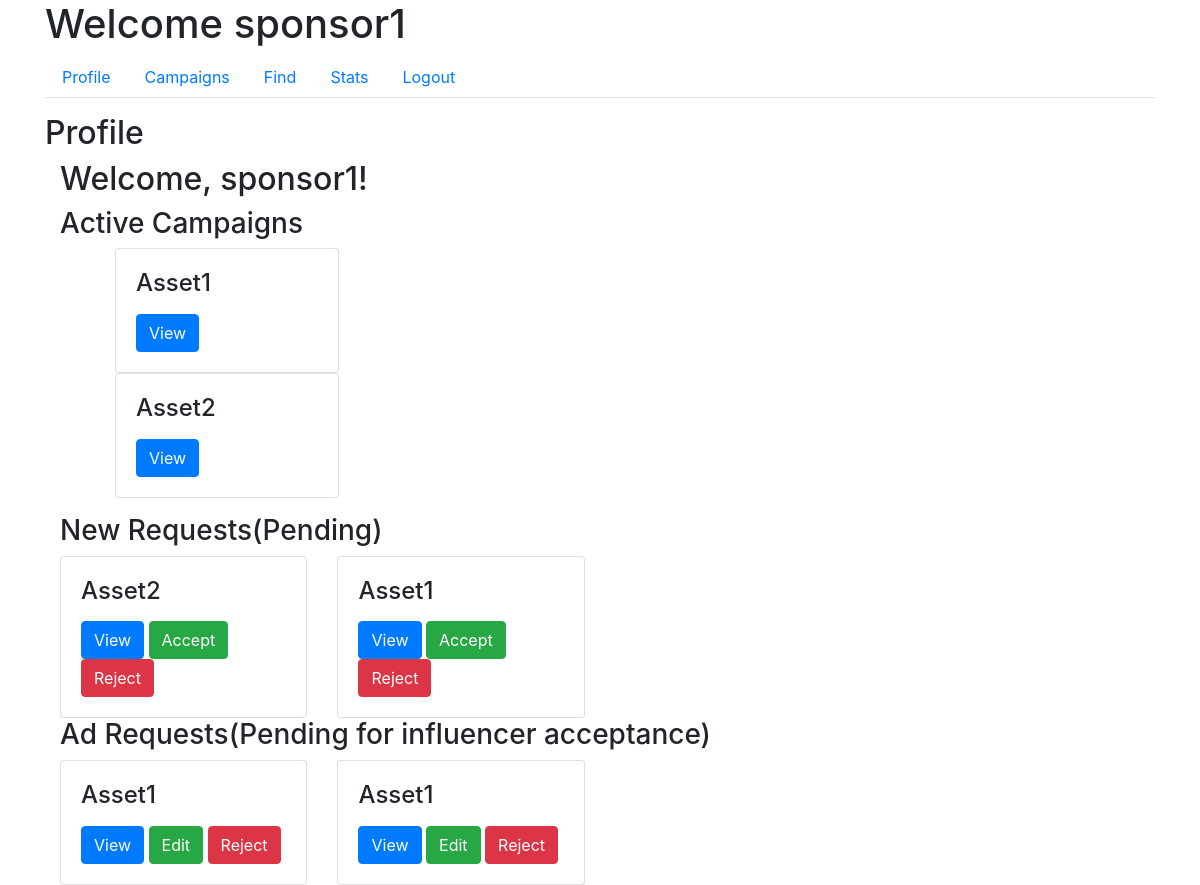
Page /sponsor/profile (signed in) on the committed database.
### app/models.py (models this page shows, shortened)
class User(UserMixin, db.Model):
    id = db.Column(db.Integer, primary_key=True)
    username = db.Column(db.String(64), unique=True, nullable=False)
    email = db.Column(db.String(120), unique=True, nullable=False)
    password_hash = db.Column(db.String(128), nullable=False)
    role = db.Column(db.String(20), nullable=False)
    industry = db.Column(db.String(120))  # For Sponsors
    platforms = db.Column(db.Text)  # For Influencers
    category = db.Column(db.String(120))  # For Influencers
    niche = db.Column(db.String(120))  # For Influencers
    profile_pic = db.Column(db.String(20), nullable=False, default='download.png')

class Campaign(db.Model):
    id = db.Column(db.Integer, primary_key=True)
    name = db.Column(db.String(100), nullable=False)
    description = db.Column(db.Text, nullable=False)
    budget = db.Column(db.Float, nullable=False)
    visibility = db.Column(db.String(10), nullable=False)  # 'public', 'private'
    user_id = db.Column(db.Integer, db.ForeignKey('user.id'), nullable=False)
    ad_requests = db.relationship('AdRequest', backref='campaign', lazy=True)

class AdRequest(db.Model):
    id = db.Column(db.Integer, primary_key=True)
    campaign_id = db.Column(db.Integer, db.ForeignKey('campaign.id'), nullable=False)
    influencer_id = db.Column(db.Integer, db.ForeignKey('user.id'), nullable=False)
    requirements = db.Column(db.Text, nullable=False)
    payment_amount = db.Column(db.Float, nullable=False)
    status_influencer = db.Column(db.String(10), nullable=False)
    status_sponsor = db.Column(db.String(10), nullable=False)

### app/routes.py (the view)
@main.route('/sponsor/profile')
@login_required
def sponsor_profile():
    if current_user.role != 'sponsor':
        return redirect(url_for('main.home'))
    sponsor = current_user
    active_campaigns = Campaign.query.join(AdRequest, Campaign.id == AdRequest.campaign_id)\
    .filter(Campaign.user_id == sponsor.id, AdRequest.status_sponsor == "Accepted").all()
    new_requests = AdRequest.query.join(Campaign, AdRequest.campaign_id == Campaign.id)\
                              .filter(Campaign.user_id == sponsor.id, AdRequest.status_sponsor == 'Pending').all()
    influencer_pending_request = AdRequest.query.join(Campaign, AdRequest.campaign_id == Campaign.id)\
                              .filter(Campaign.user_id == sponsor.id, AdRequest.status_influencer == 'Pending').all()
    return render_template('sponsor_profile.html',
                           sponsor=sponsor,
                           active_campaigns=active_campaigns,
                           new_requests=new_requests,
                           influencer_pending_request=influencer_pending_request)

### app/models.py (called while the page is built)
@login_manager.user_loader
def load_user(user_id):
    return User.query.get(int(user_id))

### app/templates/sponsor_profile.html (shortened to what this page needs)
{% extends "sponsor_dashboard.html" %}
{% block tab_content %}
<h2>Profile</h2>
<div class="col-md-9">
    <div class="profile-main">
        <h2>Welcome, {{ current_user.username }}!</h2>
        <h3>Active Campaigns</h3>
        <ul>
            {% for campaign in active_campaigns %}
            <div class="col-md-4">
                <div class="request-box card">
                    <div class="card-body">
                        <h4 class="card-title">{{ campaign.name }}</h4>
                        <button class="btn btn-primary" data-toggle="modal" data-target="#campaignModal" data-id="{{ campaign.id }}">View</button>
                    </div>
                </div>
            </div>
            {% endfor %}
        </ul>
        <h3>New Requests(Pending)</h3>
        <div class="row">
            {% for request in new_requests %}
            <div class="col-md-4">
                <div class="request-box card">
                    <div class="card-body">
                        <h4 class="card-title">{{ request.campaign.name }}</h4>
                        <button class="btn btn-primary" data-toggle="modal" data-target="#campaignModal" data-id="{{ request.campaign.id }}">View</button>
                        <a href="{{ url_for('main.accept_request_sponsor', id=request.id) }}" class="btn btn-success">Accept</a>
                        <a href="{{ url_for('main.reject_request_sponsor', id=request.id) }}" class="btn btn-danger">Reject</a>
                    </div>
                </div>
            </div>
            {% endfor %}
        </div>
        <h3>Ad Requests(Pending for influencer acceptance)</h3>
        <div class="row">
            {% for request in influencer_pending_request %}
            <div class="col-md-4">
                <div class="request-box card">
                    <div class="card-body">
                        <h4 class="card-title">{{ request.campaign.name }}</h4>
                        <button class="btn btn-primary" data-toggle="modal" data-target="#campaignModal" data-id="{{ request.campaign.id }}">View</button>
                        <a href="{{ url_for('main.edit_ad_request_spon', id=request.id) }}" class="btn btn-success">Edit</a>
                        <a href="{{ url_for('main.reject_request_sponsor', id=request.id) }}" class="btn btn-danger">Reject</a>
                    </div>
                </div>
            </div>
            {% endfor %}
        </div>
    </div>
</div>
{% endblock %}

### app/templates/sponsor_dashboard.html (shortened to what this page needs)
{% extends "base.html" %}
{% block content %}
<h1>Welcome {{ current_user.username }}</h1>
<ul class="nav nav-tabs">
    <li class="nav-item">
        <a class="nav-link" href="{{ url_for('main.sponsor_profile') }}">Profile</a>
    </li>
    <li class="nav-item">
        <a class="nav-link" href="{{ url_for('main.sponsor_campaigns') }}">Campaigns</a>
    </li>
    <li class="nav-item">
        <a class="nav-link" href="{{ url_for('main.sponsor_find') }}">Find</a>
    </li>
    <li class="nav-item">
        <a class="nav-link" href="{{ url_for('main.sponsor_stats') }}">Stats</a>
    </li>
    <li class="nav-item">
        <a class="nav-link" href="{{ url_for('main.logout') }}">Logout</a>
    </li>
</ul>
<div class="tab-content mt-3">
    {% block tab_content %}{% endblock %}
</div>
{% endblock %}

### rows in the picture
User: username "sponsor1"
Campaign: name "Asset1"
Campaign: name "Asset2"
AdRequest: campaign.name "Asset2"
AdRequest: campaign.name "Asset1"
AdRequest: campaign.name "Asset1"
AdRequest: campaign.name "Asset1"
